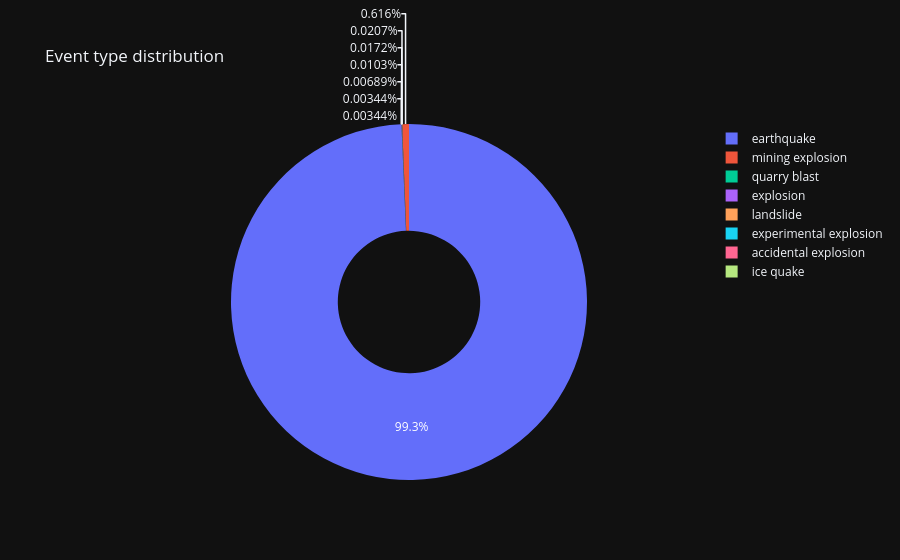

Notebook source saved alongside this figure:
### Code cell
fig_pie=px.pie(
    Rate_of_event_type,
    values="count",
    names="event_type",
    title="Event type distribution",
    template='plotly_dark',
    hole=.4
)
fig_pie.show()

### Figure 1 — Plotly figure (JSON) as saved in the notebook; plotly's stock layout.template omitted (floating-point values rounded to 4 significant figures)
{"data": [{"domain": {"x": [0, 1], "y": [0, 1]}, "hole": 0.4, "hovertemplate": "event_type=%{label}<br>count=%{value}<extra></extra>", "labels": ["earthquake", "mining explosion", "quarry blast", "explosion", "landslide", "experimental explosion", "accidental explosion", "ice quake"], "legendgroup": "", "name": "", "showlegend": true, "type": "pie", "values": [28842, 179, 6, 5, 3, 2, 1, 1]}], "layout": {"legend": {"tracegroupgap": 0}, "title": {"text": "Event type distribution"}}}
